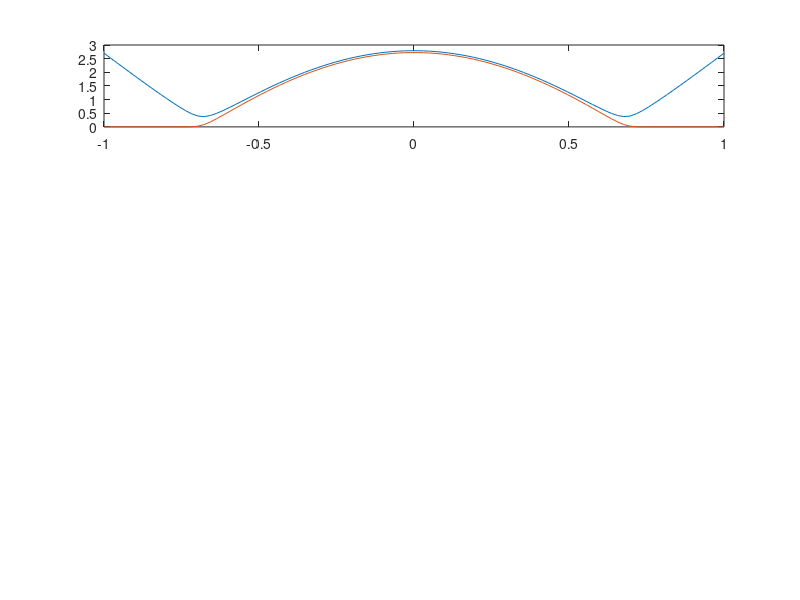

The MATLAB script that drew this image:
a=2.46;
H=0;
B=0;
t=-2.7;
N=64;
kp=100;
k=linspace(-1,1,kp);

t1=2*cos(k*pi/2);
t2=ones(kp);
for i=1:kp;
%the neareast hopping of the edge
  H(1,2)=t1(i);
  H(N,N-1)=t1(i);
  for j=2:N-1;
  %the nearest hopping inside the ribbon 
    if (rem(j,2)==0);
       H(j,j-1)=t1(i);
       H(j,j+1)=t2(i);
    elseif (rem(j,2)==1);
       H(j,j-1)=t2(i);
       H(j,j+1)=t1(i);
    end;
  end;
  y=eig(H)*t;
  for m=1:N
    B(m,i)=y(m);
  end;
end;
for m=N/2-1:N/2
    axis([-1,1,0,3])
    subplot(4,1,1),plot(k,B(m,:));
  hold on;
end;
